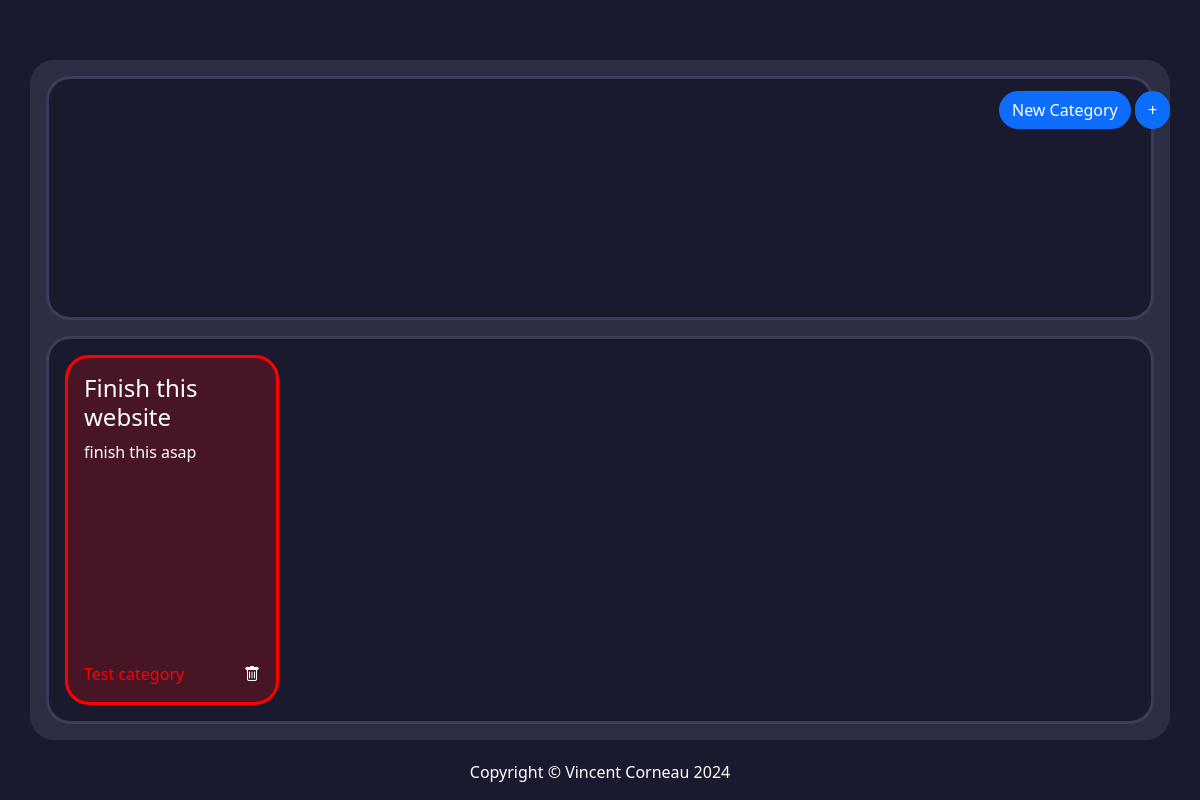
The app's page /, older data.
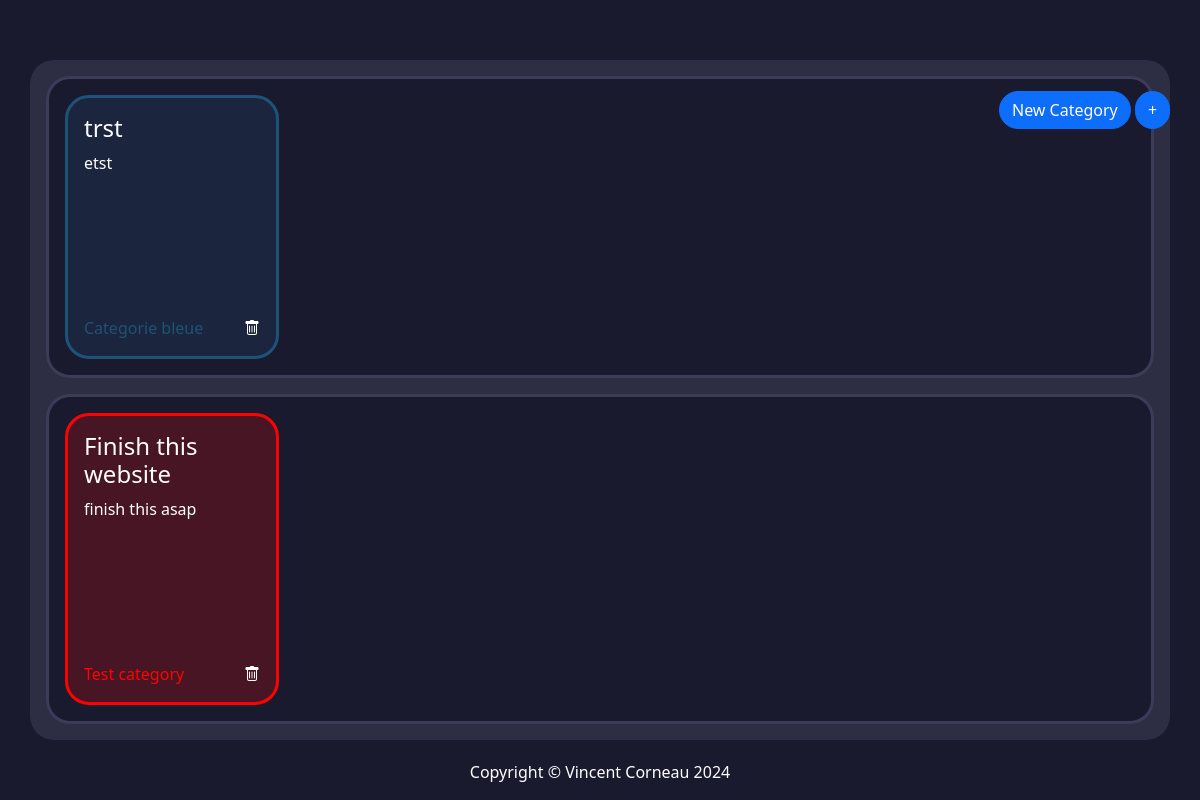
The same page, newer data.
### todo_app/models.py (models this page shows, shortened)
class Todo(models.Model):
    id = models.AutoField(primary_key=True)
    name = models.CharField(max_length=20, verbose_name="Nom")
    description = models.CharField(max_length=150, verbose_name="Description")
    isDone = models.BooleanField(default=False)
    category = models.ForeignKey(
        Category,
        on_delete=models.CASCADE,
        related_name="todos",
        null=True, blank=True
    )
    class Meta:
        ordering = ('id', 'name','description' ,'isDone')
        verbose_name = "todo"
        verbose_name_plural = "todo"

class Category(models.Model):
    id = models.AutoField(primary_key=True)
    name = models.CharField(max_length=20, verbose_name="Nom")
    color = ColorField(default='#FF0000')
    class Meta:
        ordering = ('id', 'name', 'color',)
        verbose_name = "categorie"
        verbose_name_plural = "categorie"

### todo_app/views.py (the view)
# urls.py: path('', views.TodoView.as_view(), name="todo-list"),
class TodoView(View):
    def get(self, request):
        todo = Todo.objects.all()
        context = {
            'todos': todo,
        }
        return render(request, 'todo-list.html', context)

### todo_app/templatetags/color_filter.py (called while the page is built)
@register.filter
def hex_to_rgba(color, alpha=0.3):
    if not color:
        return f'rgba(0, 0, 0, {alpha})'
    color_str = str(color).strip()
    if color_str.startswith("#"):
        color_str = color_str[1:]
    if len(color_str) != 6:
        return f'rgba(0, 0, 0, {alpha})'
    try:
        r, g, b = tuple(int(color_str[i:i+2], 16) for i in (0, 2, 4))
    except ValueError:
        return f'rgba(0, 0, 0, {alpha})'
    return f'rgba({r}, {g}, {b}, {alpha})'

### todo_app/templates/todo-list.html (shortened to what this page needs)
{% extends 'base.html' %}
{% block content %}
{% load static %}
{% load color_filter %}
<div class="position-relative h-100 d-grid p-3 gap-3">
  <div class="buttons-group">
    <a class="btn btn-primary" href="{% url 'category-form' %}">New Category</a>
    <a class="btn btn-primary" href="/newtodo">+</a>
  </div>
  <div class="list-container gap-2 p-3 dropZone" isDone="false">
    {% for todo in todos %}
    {% if not todo.isDone %}
    <div class="todo-container dragElement" todoId="{{ todo.id }}" draggable="true" style="
        border-color: {{ todo.category.color }};
        background-color: {{ todo.category.color|hex_to_rgba:0.2 }};">
      <div class="d-grid gap-2 card">
        <div class="card-body">
          <h4 class="card-title text-wrap">{{ todo.name }}</h4>
          <p class="card-text text-wrap">{{ todo.description }}</p>
          <div class="position-absolute bottom-0">
            {% if todo.category %}
            <p class="position-absolute bottom-0" style="color: {{ todo.category.color }};">
              {{ todo.category.name }}
            </p>
            {% else %}
            <p class="position-absolute bottom-0 m-3" style="color: gray;">No Category</p>
            {% endif %}
          </div>
          <a href="{% url 'delete-todo' todo.id %}" class="position-absolute bottom-0 end-0 m-3"><i
              class="bi bi-trash"></i></a>
        </div>
      </div>
    </div>
    {% endif %}
    {% endfor %}
  </div>
  <div class="list-container gap-2 p-3 dropZone col-9 align-self-end" isDone="true">
    {% for todo in todos %}
    {% if todo.isDone %}
    <div class="todo-container dragElement" todoId="{{ todo.id }}" draggable="true" style="
        border-color: {{ todo.category.color }};
        background-color: {{ todo.category.color|hex_to_rgba:0.2 }};">
      <div class="d-grid gap-2 card">
        <div class="card-body">
          <h4 class="card-title text-wrap">{{ todo.name }}</h4>
          <p class="card-text text-wrap">{{ todo.description }}</p>
          <div class="position-absolute bottom-0">
            {% if todo.category %}
            <p class="position-absolute bottom-0" style="color: {{ todo.category.color }};">
              {{ todo.category.name }}
            </p>
            {% else %}
            <p class="position-absolute bottom-0 m-3" style="color: gray;">No Category</p>
            {% endif %}
          </div>
          <a href="{% url 'delete-todo' todo.id %}" class="position-absolute bottom-0 end-0 m-3"><i
              class="bi bi-trash"></i></a>
        </div>
      </div>
    </div>
    {% endif %}
    {% endfor %}
  </div>
</div>
{% endblock %}

Row changes from the older to the newer data that the page shows:
added Todo: name "trst", description "etst", category.name "Categorie bleue"
